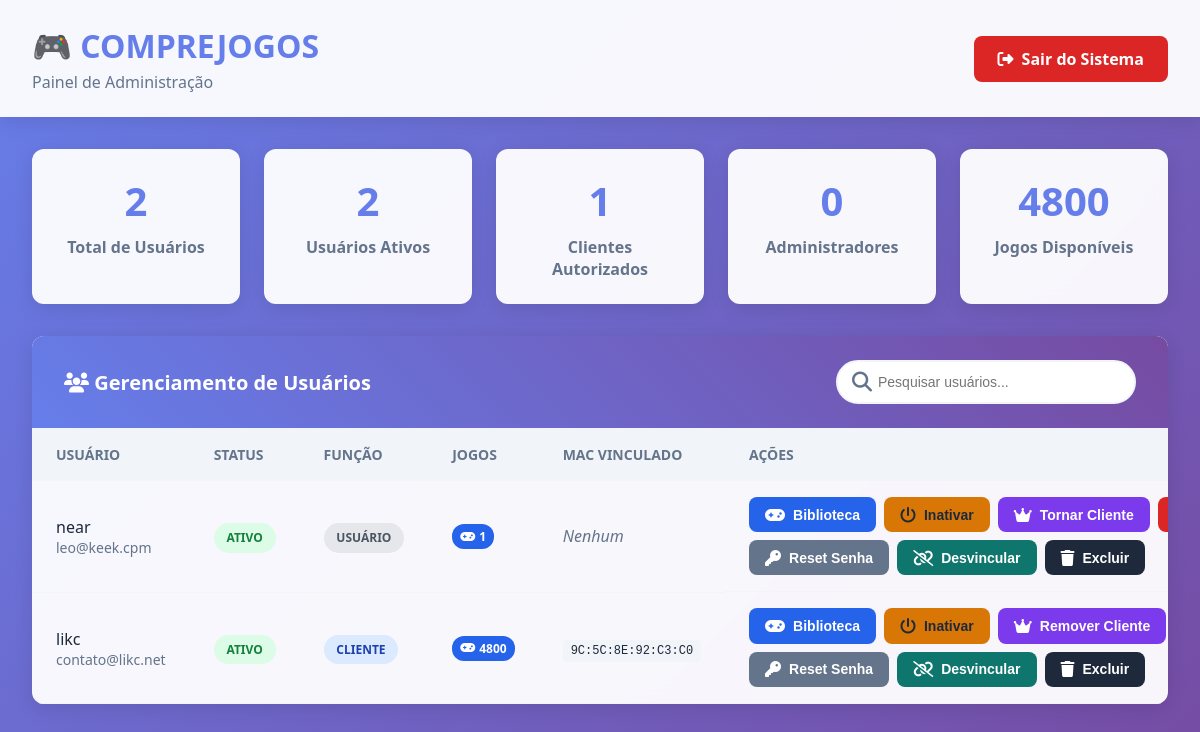
Screenshot of /admin_painel.php (signed in) with the database file from the repository.
### tables this page shows
CREATE TABLE `usuarios` (
  `id` int(11) NOT NULL,
  `login` varchar(50) NOT NULL,
  `email` varchar(100) NOT NULL,
  `senha` varchar(255) NOT NULL,
  `ativo` tinyint(1) DEFAULT '1',
  `created_at` timestamp NOT NULL DEFAULT CURRENT_TIMESTAMP,
  `updated_at` timestamp NOT NULL DEFAULT CURRENT_TIMESTAMP ON UPDATE CURRENT_TIMESTAMP,
  `is_client` tinyint(1) DEFAULT '0',
  `is_admin` tinyint(1) NOT NULL DEFAULT '0'
);

### admin_painel.php (the view, shortened to what this page needs)
<?php
$db_host = 'localhost';
$db_name = 'minec761_comprejogos';
$db_user = 'minec761_comprejogos';
$db_pass = 'pr9n0xz5zxk2';
try {
    $pdo = new PDO("mysql:host={$db_host};dbname={$db_name};charset=utf8mb4", $db_user, $db_pass);
    $pdo->setAttribute(PDO::ATTR_ERRMODE, PDO::ERRMODE_EXCEPTION);
} catch (PDOException $e) {
    die("Erro fatal de conexão: " . $e->getMessage());
}
    ?>
    <?php
try {
    $users = $pdo->query("
        SELECT u.id, u.login, u.email, u.ativo,
               COALESCE(u.is_client, 0) as is_client,
               COALESCE(u.is_admin, 0) as is_admin,
               us.mac_address,
               (SELECT COUNT(*) FROM usuario_jogos uj WHERE uj.usuario_id = u.id) as total_games
        FROM usuarios u
        LEFT JOIN user_sessions us ON u.id = us.usuario_id
        ORDER BY u.id DESC
    ")->fetchAll(PDO::FETCH_ASSOC);
} catch (Exception $e) {
    try {
        $users = $pdo->query("
            SELECT u.id, u.login, u.email, u.ativo,
                   COALESCE(u.is_client, 0) as is_client,
                   COALESCE(u.is_admin, 0) as is_admin,
                   us.mac_address,
                   0 as total_games
            FROM usuarios u
            LEFT JOIN user_sessions us ON u.id = us.usuario_id
            ORDER BY u.id DESC
        ")->fetchAll(PDO::FETCH_ASSOC);
    } catch (Exception $e2) {
        $users = [];
    }
}
try {
    $stats = [
        'total_users' => $pdo->query("SELECT COUNT(*) FROM usuarios")->fetchColumn(),
        'active_users' => $pdo->query("SELECT COUNT(*) FROM usuarios WHERE ativo = 1")->fetchColumn(),
        'total_clients' => $pdo->query("SELECT COUNT(*) FROM usuarios WHERE COALESCE(is_client, 0) = 1")->fetchColumn(),
        'total_admins' => $pdo->query("SELECT COUNT(*) FROM usuarios WHERE COALESCE(is_admin, 0) = 1")->fetchColumn(),
        'total_games' => $pdo->query("SELECT COUNT(*) FROM jogos")->fetchColumn(),
    ];
} catch (Exception $e) {
    $stats = [
        'total_users' => count($users),
        'active_users' => count(array_filter($users, fn($u) => $u['ativo'] == 1)),
        'total_clients' => count(array_filter($users, fn($u) => $u['is_client'] == 1)),
        'total_admins' => count(array_filter($users, fn($u) => $u['is_admin'] == 1)),
        'total_games' => 10,
    ];
}
?>
<!DOCTYPE html>
<html lang="pt-BR">
<head>
    <link rel="stylesheet" href="https://cdnjs.cloudflare.com/ajax/libs/font-awesome/6.4.0/css/all.min.css">
</head>
<body>
    <div class="header">
        <div class="header-content">
            <div>
                <h1>🎮 COMPREJOGOS</h1>
                <div class="subtitle">Painel de Administração</div>
            </div>
            <a href="?logout=1" class="logout-btn">
                <i class="fas fa-sign-out-alt"></i>
                Sair do Sistema
            </a>
        </div>
    </div>
    <div class="container">
        <div class="stats-grid">
            <div class="stat-card">
                <div class="stat-number"><?php echo $stats['total_users']; ?></div>
                <div class="stat-label">Total de Usuários</div>
            </div>
            <div class="stat-card">
                <div class="stat-number"><?php echo $stats['active_users']; ?></div>
                <div class="stat-label">Usuários Ativos</div>
            </div>
            <div class="stat-card">
                <div class="stat-number"><?php echo $stats['total_clients']; ?></div>
                <div class="stat-label">Clientes Autorizados</div>
            </div>
            <div class="stat-card">
                <div class="stat-number"><?php echo $stats['total_admins']; ?></div>
                <div class="stat-label">Administradores</div>
            </div>
            <div class="stat-card">
                <div class="stat-number"><?php echo $stats['total_games']; ?></div>
                <div class="stat-label">Jogos Disponíveis</div>
            </div>
        </div>
        <div class="card">
            <div class="card-header">
                <div>
                    <i class="fas fa-users"></i> Gerenciamento de Usuários
                </div>
                <div class="search-container">
                    <i class="fas fa-search search-icon"></i>
                    <input type="text" id="userSearch" placeholder="Pesquisar usuários..." class="search-input">
                </div>
            </div>
            <div class="card-body">
                <table>
                    <thead>
                        <tr>
                            <th>Usuário</th>
                            <th>Status</th>
                            <th>Função</th>
                            <th>Jogos</th>
                            <th>MAC Vinculado</th>
                            <th>Ações</th>
                        </tr>
                    </thead>
                    <tbody>
                        <?php foreach ($users as $user): ?>
                            <tr>
                                <td>
                                    <div class="user-info">
                                        <div><?php echo htmlspecialchars($user['login']); ?></div>
                                        <div class="user-email"><?php echo htmlspecialchars($user['email']); ?></div>
                                    </div>
                                </td>
                                <td>
                                    <span class="status <?php echo $user['ativo'] ? 'status-active' : 'status-inactive'; ?>">
                                        <?php echo $user['ativo'] ? 'Ativo' : 'Inativo'; ?>
                                    </span>
                                </td>
                                <td>
                                    <?php
                                        $role = 'user';
                                        if ($user['is_admin']) $role = 'admin';
                                        elseif ($user['is_client']) $role = 'client';
                                    ?>
                                    <span class="role-badge role-<?php echo $role; ?>">
                                        <?php
                                            if ($role == 'admin') echo 'Admin';
                                            elseif ($role == 'client') echo 'Cliente';
                                            else echo 'Usuário';
                                        ?>
                                    </span>
                                </td>
                                <td>
                                    <span class="games-count">
                                        <i class="fas fa-gamepad"></i>
                                        <?php echo $user['total_games']; ?>
                                    </span>
                                </td>
                                <td>
                                    <?php if ($user['mac_address']): ?>
                                        <span class="mac-address"><?php echo htmlspecialchars($user['mac_address']); ?></span>
                                    <?php else: ?>
                                        <span class="mac-none">Nenhum</span>
                                    <?php endif; ?>
                                </td>
                                <td class="actions-cell">
                                    <button type="button" class="action-btn btn-library"
                                            data-userid="<?php echo $user['id']; ?>"
                                            data-username="<?php echo htmlspecialchars($user['login']); ?>">
                                        <i class="fas fa-gamepad"></i> Biblioteca
                                    </button>
                                    <form method="POST" style="display:inline;">
                                        <button type="submit" name="form_action" value="toggle_user_status"
                                                class="action-btn btn-status">
                                            <i class="fas fa-power-off"></i>
                                            <?php echo $user['ativo'] ? 'Inativar' : 'Ativar'; ?>
                                        </button>
                                    </form>
                                    <form method="POST" style="display:inline;">
                                        <button type="submit" name="form_action" value="toggle_client_status"
                                                class="action-btn btn-client">
                                            <i class="fas fa-crown"></i>
                                            <?php echo $user['is_client'] ? 'Remover Cliente' : 'Tornar Cliente'; ?>
                                        </button>
                                    </form>
                                    <form method="POST" style="display:inline;">
                                        <button type="submit" name="form_action" value="toggle_admin_status"
                                                class="action-btn btn-admin">
                                        </button>
                                    </form>
                                    <button type="button" class="action-btn btn-password reset-password-btn"
                                            data-userid="<?php echo $user['id']; ?>"
                                            data-username="<?php echo htmlspecialchars($user['login']); ?>">
                                        <i class="fas fa-key"></i> Reset Senha
                                    </button>
                                    <form method="POST" style="display:inline;">
                                        <button type="submit" name="form_action" value="unlink_mac"
                                                class="action-btn btn-unlink">
                                            <i class="fas fa-unlink"></i> Desvincular
                                        </button>
                                    </form>
                                    <form method="POST" style="display:inline;" onsubmit="return confirm('EXCLUIR usuário permanentemente?')">
                                        <button type="submit" name="form_action" value="delete_user"
                                                class="action-btn btn-delete">
                                            <i class="fas fa-trash"></i> Excluir
                                        </button>
                                    </form>
                                </td>
                            </tr>
                        <?php endforeach; ?>
                    </tbody>
                </table>
            </div>
        </div>
    </div>
</body>
</html>

### rows the page displays
usuarios: login "near", email "leo@keek.cpm", ativo "ATIVO", shows "USUÁRIO", total_games "1", shows "Nenhum", shows "Tornar Cliente"
usuarios: login "likc", email "contato@likc.net", ativo "ATIVO", shows "CLIENTE", total_games "4800", mac_address "9C:5C:8E:92:C3:C0", shows "Remover Cliente"

### other values shown
$stats['total_users'] "2"
$stats['active_users'] "2"
$stats['total_clients'] "1"
$stats['total_admins'] "0"
$stats['total_games'] "4800"
